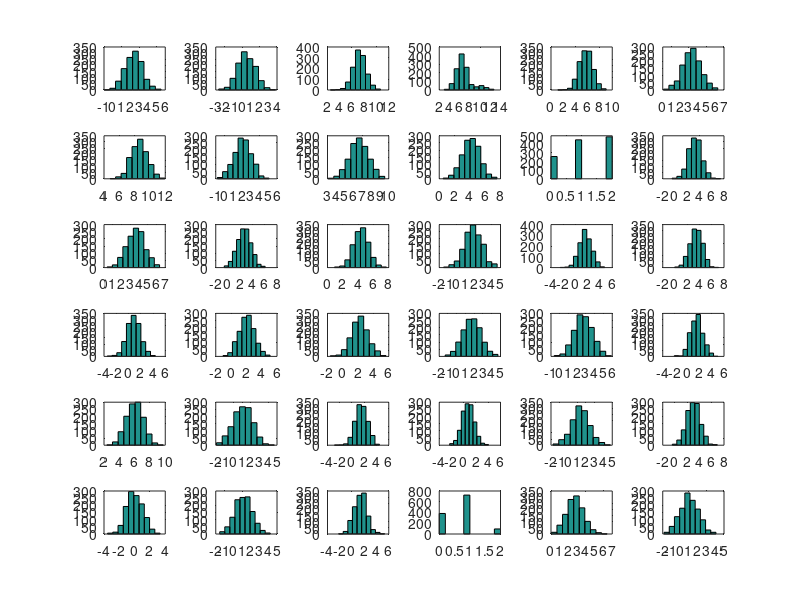

The MATLAB source for this figure: (Note: a time limit stopped this script after it produced the figure.)
clear all

load('PuntaCana_regression.mat');

X = X_train;
y = y_train;

figure;
D = size(X, 2);
for i= 1:D
     subplot(6,6,i);
     hist(X_test(:, i));
     hold on;
end
